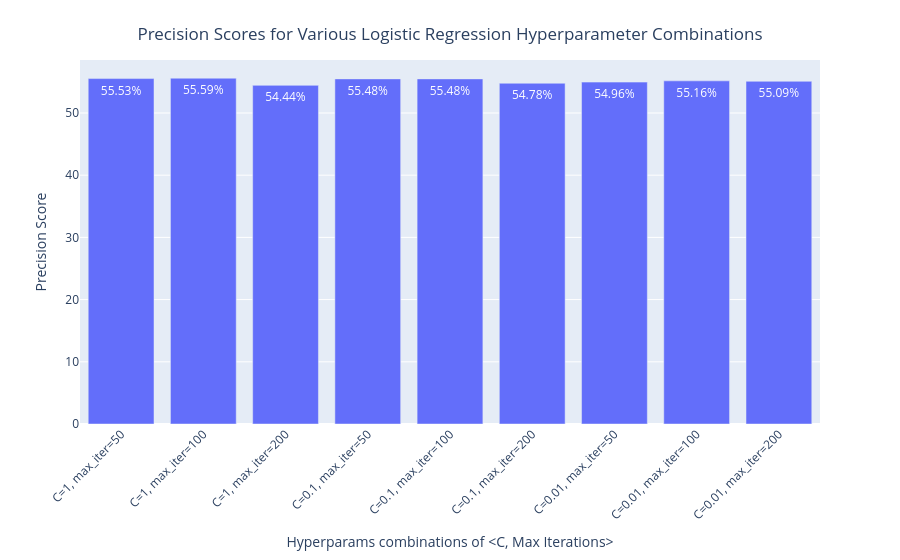

Notebook code for this chart:
### Code cell
# Prepare the data
rows = []
for key, value in list(best_precision_matrix_logistic_regression.items()):
    C, max_iter = key
    combination_label = f'C={C}, max_iter={max_iter}'
    rows.append({'Combination': combination_label, 'Precision': value})

df = pd.DataFrame(rows)
df.loc[:,'Precision'] = df.Precision*100.0 # need for % visualisation

# Create the bar chart
fig = px.bar(df,
             x='Combination',
             y='Precision',
             text='Precision'
             )

# Customize the layout for better readability
fig.update_layout(
    xaxis_title='Hyperparams combinations of <C, Max Iterations>',
    yaxis_title='Precision Score',
    xaxis_tickangle=-45,
    title={
        'text': 'Precision Scores for Various Logistic Regression Hyperparameter Combinations',
        'y':0.95,
        'x':0.5,
        'xanchor': 'center',
        'yanchor': 'top'
    }
)


# Update the text position
fig.update_traces(texttemplate='%{text:.2f}%',
                  textposition='inside',
                  textfont_color='white')

# Show the figure
fig.show()

### Figure 1 — Plotly figure (JSON) as saved in the notebook; plotly's stock layout.template omitted (floating-point values rounded to 4 significant figures)
{"data": [{"hovertemplate": "Combination=%{x}<br>Precision=%{text}<extra></extra>", "legendgroup": "", "marker": {"color": "#636efa", "pattern": {"shape": ""}}, "name": "", "orientation": "v", "showlegend": false, "text": [55.53, 55.59, 54.44, 55.48, 55.48, 54.78, 54.96, 55.16, 55.09], "textfont": {"color": "white"}, "textposition": "inside", "texttemplate": "%{text:.2f}%", "type": "bar", "x": ["C=1, max_iter=50", "C=1, max_iter=100", "C=1, max_iter=200", "C=0.1, max_iter=50", "C=0.1, max_iter=100", "C=0.1, max_iter=200", "C=0.01, max_iter=50", "C=0.01, max_iter=100", "C=0.01, max_iter=200"], "xaxis": "x", "y": [55.53, 55.59, 54.44, 55.48, 55.48, 54.78, 54.96, 55.16, 55.09], "yaxis": "y"}], "layout": {"barmode": "relative", "legend": {"tracegroupgap": 0}, "margin": {"t": 60}, "title": {"text": "Precision Scores for Various Logistic Regression Hyperparameter Combinations", "x": 0.5, "xanchor": "center", "y": 0.95, "yanchor": "top"}, "xaxis": {"anchor": "y", "domain": [0.0, 1.0], "tickangle": -45, "title": {"text": "Hyperparams combinations of <C, Max Iterations>"}}, "yaxis": {"anchor": "x", "domain": [0.0, 1.0], "title": {"text": "Precision Score"}}}}
